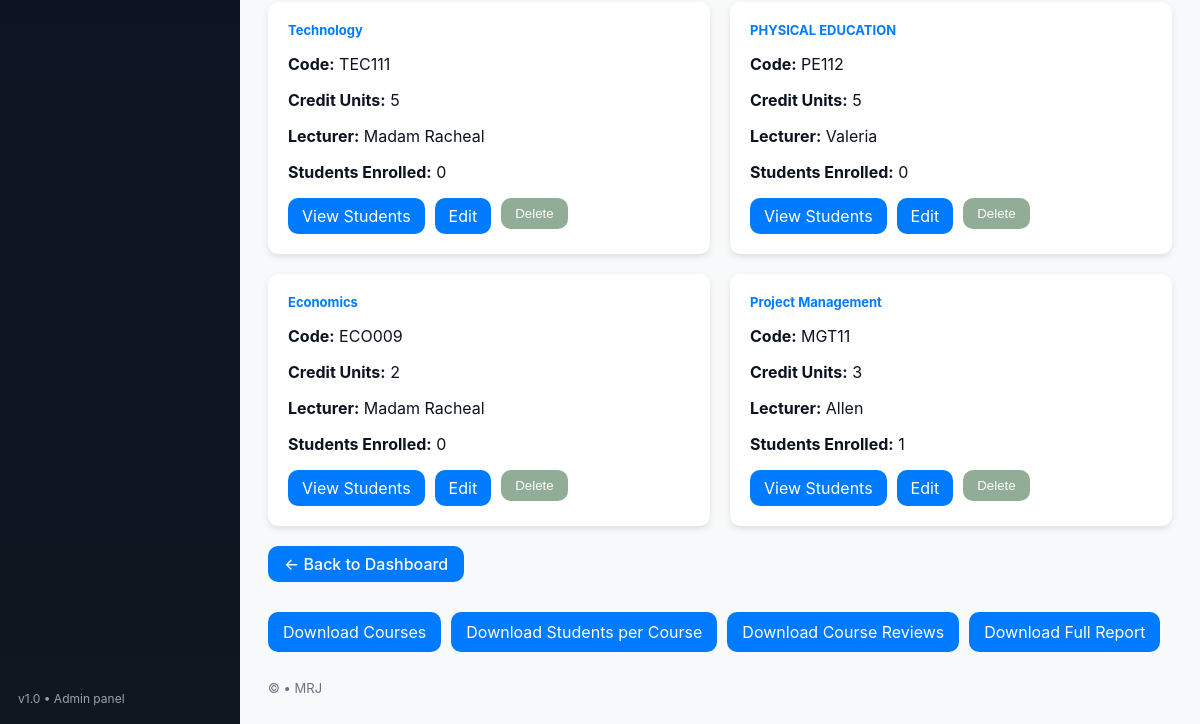
Page /reports/dashboard/admin/courses/ (signed in, lower part) on the earlier database version.
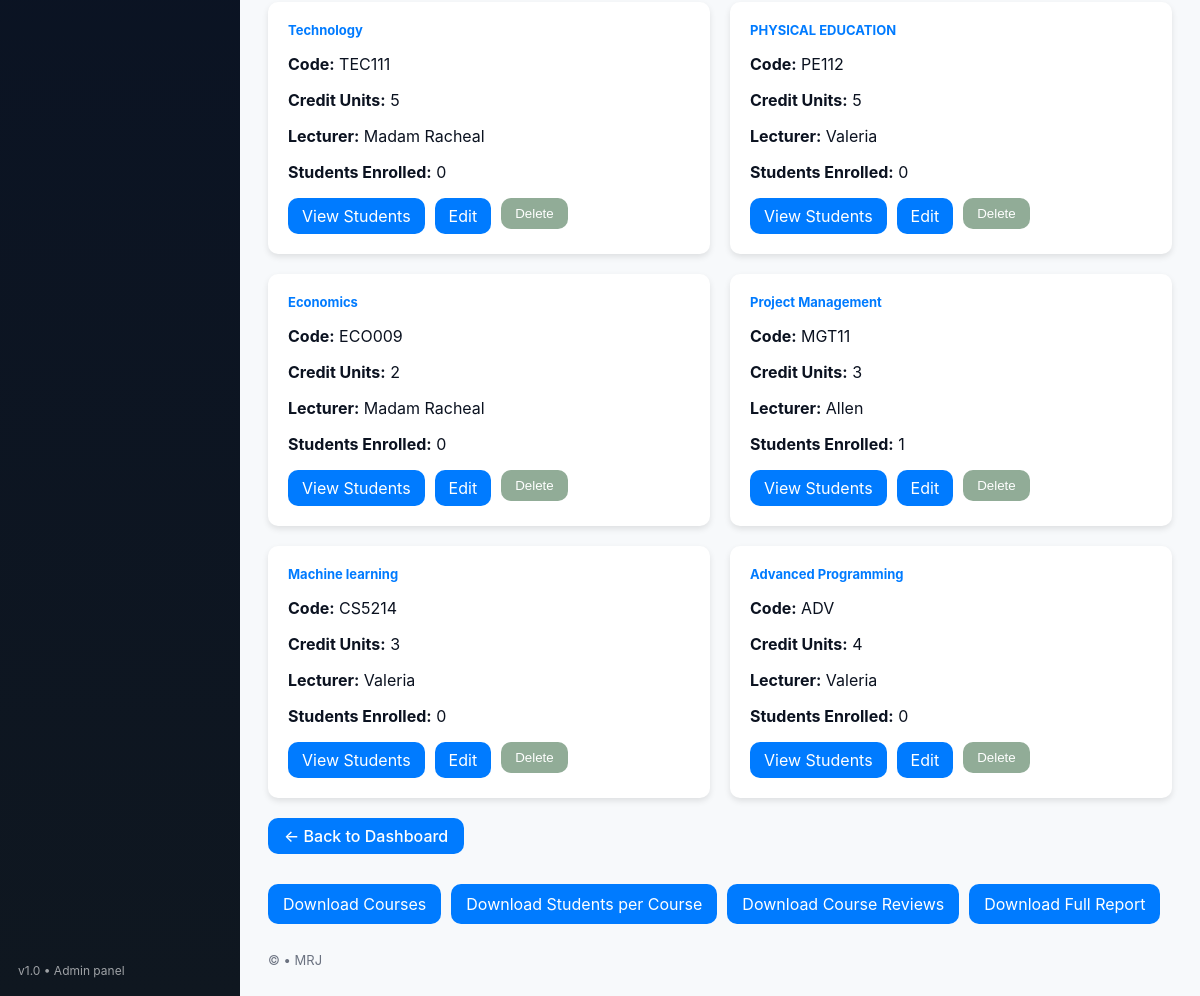
Same page on the later database version.
### reports/models.py (models this page shows, shortened)
class Course(models.Model):
    name = models.CharField(max_length=200)
    code = models.CharField(max_length=200)
    credit_units = models.IntegerField()
    lecturer = models.CharField(max_length=200)
    students = models.ManyToManyField(Student, related_name='courses', blank=True)

### reports/views.py (the view)
# urls.py: path('dashboard/admin/courses/', views.admin_courses, name='admin_courses'),
@login_required
@user_passes_test(admin_required)
def admin_courses(request):
    courses = Course.objects.all()
    return render(request, 'reports/admin_courses.html', {'courses': courses})

### reports/templates/reports/admin_courses.html (shortened to what this page needs)
{% extends "reports/admin_base.html" %}
{% block content %}
<div style="display: flex; flex-wrap: wrap; gap: 20px;">
    {% for course in courses %}
    <div class="card" style="flex: 1 1 300px; background: #fff; padding: 20px; border-radius: 10px;
                             box-shadow: 0 3px 6px rgba(0,0,0,0.1);">
        <h3 style="margin-bottom:10px; color:#007bff;">{{ course.name }}</h3>
        <p><strong>Code:</strong> {{ course.code }}</p>
        <p><strong>Credit Units:</strong> {{ course.credit_units }}</p>
        <p><strong>Lecturer:</strong> {{ course.lecturer }}</p>
        <p><strong>Students Enrolled:</strong> {{ course.students.count }}</p>
        <div style="display: flex; gap: 10px; margin-top: 10px; flex-wrap: wrap;">
            <a href="{% url 'admin_course_students' course.id %}"
            style="background:#007bff; color:white; padding:8px 14px; border-radius:10px;
                    text-decoration:none; transition:0.3s;">
            View Students
            </a>
            <a href="{% url 'edit_course' course.id %}"
            style="background:#007bff; color:white; padding:8px 14px; border-radius:10px;
                    text-decoration:none; transition:0.3s;">
            Edit
            </a>
            <form method="post" action="{% url 'delete_course' course.id %}" style="margin:0;">
                <button type="submit"
                    style="background:#91ac97; color:white; padding:8px 14px; border:none; border-radius:10px;
                        cursor:pointer; transition:0.3s;">
                    Delete
                </button>
            </form>
        </div>
    </div>
    {% empty %}
    <p>No courses available yet.</p>
    {% endfor %}
</div>
<a href="{% url 'admin_dashboard' %}" class="btn-back"
   style="display:inline-block; margin-top:20px; padding:8px 16px; background:#007bff; color:white;
          border-radius:10px; text-decoration:none;">← Back to Dashboard</a>
<div style="margin-top: 30px; display: flex; gap: 10px; flex-wrap: wrap;">
    <a href="{% url 'download_courses_csv' %}"
       style="background: #007bff; color: white; padding: 10px 15px; border-radius: 10px; text-decoration: none;">
        Download Courses
    </a>
    <a href="{% url 'download_students_per_course_csv' %}"
       style="background: #007bff; color: white; padding: 10px 15px; border-radius: 10px; text-decoration: none;">
        Download Students per Course
    </a>
    <a href="{% url 'download_reviews_csv' %}"
       style="background: #007bff; color: white; padding: 10px 15px; border-radius: 10px; text-decoration: none;">
        Download Course Reviews
    </a>
    <a href="{% url 'download_summary_csv' %}"
       style="background: #007bff; color: white; padding: 10px 15px; border-radius: 10px; text-decoration: none;">
        Download Full Report
    </a>
</div>
{% endblock %}

Differences in the rows shown:
added Course: name "Machine learning", code "CS5214", credit_units "3", lecturer "Valeria", students.count "0"
added Course: name "Advanced Programming", code "ADV", credit_units "4", lecturer "Valeria", students.count "0"
